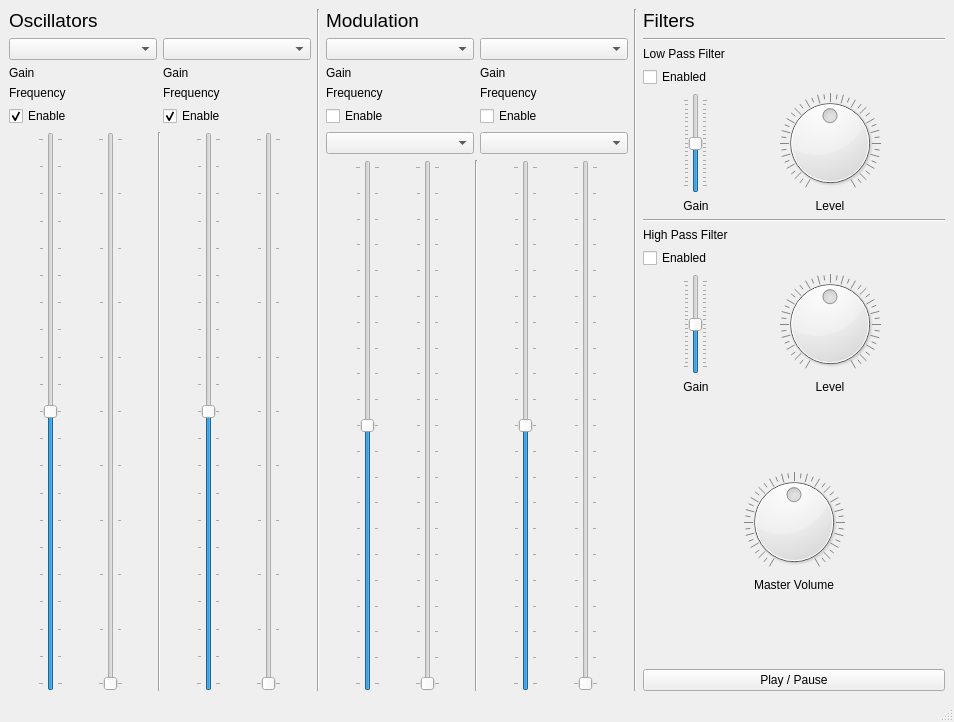
<?xml version="1.0" encoding="UTF-8"?>
<ui version="4.0">
    <class>MainWindow</class>
    <widget class="QMainWindow" name="MainWindow">
        <property name="windowModality">
            <enum>Qt::NonModal</enum>
        </property>
        <property name="geometry">
            <rect>
                <x>0</x>
                <y>0</y>
                <width>954</width>
                <height>722</height>
            </rect>
        </property>
        <property name="windowTitle">
            <string>MainWindow</string>
        </property>
        <property name="styleSheet">
            <string notr="true"/>
        </property>
        <property name="tabShape">
            <enum>QTabWidget::Rounded</enum>
        </property>
        <widget class="QWidget" name="centralwidget">
            <property name="styleSheet">
                <string notr="true"/>
            </property>
            <layout class="QGridLayout" name="gridLayout">
                <item row="0" column="3">
                    <layout class="QVBoxLayout" name="verticalLayout_2">
                        <item>
                            <widget class="QLabel" name="label_2">
                                <property name="sizePolicy">
                                    <sizepolicy hsizetype="Expanding" vsizetype="Preferred">
                                        <horstretch>0</horstretch>
                                        <verstretch>0</verstretch>
                                    </sizepolicy>
                                </property>
                                <property name="minimumSize">
                                    <size>
                                        <width>300</width>
                                        <height>0</height>
                                    </size>
                                </property>
                                <property name="text">
                                    <string>&lt;html&gt;&lt;head/&gt;&lt;body&gt;&lt;p&gt;&lt;span style=&quot; font-size:14pt;&quot;&gt;Modulation&lt;/span&gt;&lt;/p&gt;&lt;/body&gt;&lt;/html&gt;</string>
                                </property>
                            </widget>
                        </item>
                        <item>
                            <layout class="QGridLayout" name="gridLayout_3">
                                <item row="0" column="0">
                                    <widget class="QComboBox" name="mod1Type"/>
                                </item>
                                <item row="0" column="1">
                                    <widget class="QComboBox" name="mod2Type"/>
                                </item>
                                <item row="2" column="0">
                                    <widget class="QLabel" name="mod1FreqLabel">
                                        <property name="text">
                                            <string>Frequency</string>
                                        </property>
                                    </widget>
                                </item>
                                <item row="5" column="0">
                                    <widget class="QComboBox" name="mod1Mode"/>
                                </item>
                                <item row="1" column="0">
                                    <widget class="QLabel" name="mod1GainLabel">
                                        <property name="text">
                                            <string>Gain</string>
                                        </property>
                                    </widget>
                                </item>
                                <item row="1" column="1">
                                    <widget class="QLabel" name="mod2GainLabel">
                                        <property name="text">
                                            <string>Gain</string>
                                        </property>
                                    </widget>
                                </item>
                                <item row="2" column="1">
                                    <widget class="QLabel" name="mod2FreqLabel">
                                        <property name="text">
                                            <string>Frequency</string>
                                        </property>
                                    </widget>
                                </item>
                                <item row="5" column="1">
                                    <widget class="QComboBox" name="mod2Mode"/>
                                </item>
                                <item row="4" column="1">
                                    <widget class="QCheckBox" name="mod2Enable">
                                        <property name="text">
                                            <string>Enable</string>
                                        </property>
                                    </widget>
                                </item>
                                <item row="4" column="0">
                                    <widget class="QCheckBox" name="mod1Enable">
                                        <property name="text">
                                            <string>Enable</string>
                                        </property>
                                    </widget>
                                </item>
                            </layout>
                        </item>
                        <item>
                            <layout class="QHBoxLayout" name="horizontalLayout_7">
                                <item>
                                    <widget class="QSlider" name="mod1Gain">
                                        <property name="maximum">
                                            <number>200</number>
                                        </property>
                                        <property name="value">
                                            <number>100</number>
                                        </property>
                                        <property name="orientation">
                                            <enum>Qt::Vertical</enum>
                                        </property>
                                        <property name="tickPosition">
                                            <enum>QSlider::TicksBothSides</enum>
                                        </property>
                                        <property name="tickInterval">
                                            <number>10</number>
                                        </property>
                                    </widget>
                                </item>
                                <item>
                                    <widget class="QSlider" name="mod1Freq">
                                        <property name="maximum">
                                            <number>200</number>
                                        </property>
                                        <property name="orientation">
                                            <enum>Qt::Vertical</enum>
                                        </property>
                                        <property name="tickPosition">
                                            <enum>QSlider::TicksBothSides</enum>
                                        </property>
                                        <property name="tickInterval">
                                            <number>10</number>
                                        </property>
                                    </widget>
                                </item>
                                <item>
                                    <widget class="Line" name="line_2">
                                        <property name="orientation">
                                            <enum>Qt::Vertical</enum>
                                        </property>
                                    </widget>
                                </item>
                                <item>
                                    <widget class="QSlider" name="mod2Gain">
                                        <property name="maximum">
                                            <number>200</number>
                                        </property>
                                        <property name="value">
                                            <number>100</number>
                                        </property>
                                        <property name="orientation">
                                            <enum>Qt::Vertical</enum>
                                        </property>
                                        <property name="tickPosition">
                                            <enum>QSlider::TicksBothSides</enum>
                                        </property>
                                        <property name="tickInterval">
                                            <number>10</number>
                                        </property>
                                    </widget>
                                </item>
                                <item>
                                    <widget class="QSlider" name="mod2Freq">
                                        <property name="maximum">
                                            <number>200</number>
                                        </property>
                                        <property name="orientation">
                                            <enum>Qt::Vertical</enum>
                                        </property>
                                        <property name="tickPosition">
                                            <enum>QSlider::TicksBothSides</enum>
                                        </property>
                                        <property name="tickInterval">
                                            <number>10</number>
                                        </property>
                                    </widget>
                                </item>
                            </layout>
                        </item>
                    </layout>
                </item>
                <item row="0" column="2">
                    <widget class="Line" name="line_3">
                        <property name="orientation">
                            <enum>Qt::Vertical</enum>
                        </property>
                    </widget>
                </item>
                <item row="0" column="1">
                    <layout class="QVBoxLayout" name="verticalLayout">
                        <item>
                            <widget class="QLabel" name="label">
                                <property name="sizePolicy">
                                    <sizepolicy hsizetype="Expanding" vsizetype="Preferred">
                                        <horstretch>0</horstretch>
                                        <verstretch>0</verstretch>
                                    </sizepolicy>
                                </property>
                                <property name="minimumSize">
                                    <size>
                                        <width>300</width>
                                        <height>0</height>
                                    </size>
                                </property>
                                <property name="text">
                                    <string>&lt;html&gt;&lt;head/&gt;&lt;body&gt;&lt;p&gt;&lt;span style=&quot; font-size:14pt;&quot;&gt;Oscillators&lt;/span&gt;&lt;/p&gt;&lt;/body&gt;&lt;/html&gt;</string>
                                </property>
                            </widget>
                        </item>
                        <item>
                            <layout class="QGridLayout" name="gridLayout_2">
                                <item row="0" column="1">
                                    <widget class="QComboBox" name="osc2Type"/>
                                </item>
                                <item row="3" column="1">
                                    <widget class="QCheckBox" name="osc2Enable">
                                        <property name="text">
                                            <string>Enable</string>
                                        </property>
                                        <property name="checked">
                                            <bool>true</bool>
                                        </property>
                                    </widget>
                                </item>
                                <item row="2" column="1">
                                    <widget class="QLabel" name="osc2FreqLabel">
                                        <property name="text">
                                            <string>Frequency</string>
                                        </property>
                                    </widget>
                                </item>
                                <item row="1" column="1">
                                    <widget class="QLabel" name="osc2GainLabel">
                                        <property name="text">
                                            <string>Gain</string>
                                        </property>
                                    </widget>
                                </item>
                                <item row="3" column="0">
                                    <widget class="QCheckBox" name="osc1Enable">
                                        <property name="text">
                                            <string>Enable</string>
                                        </property>
                                        <property name="checked">
                                            <bool>true</bool>
                                        </property>
                                    </widget>
                                </item>
                                <item row="1" column="0">
                                    <widget class="QLabel" name="osc1GainLabel">
                                        <property name="text">
                                            <string>Gain</string>
                                        </property>
                                    </widget>
                                </item>
                                <item row="0" column="0">
                                    <widget class="QComboBox" name="osc1Type"/>
                                </item>
                                <item row="2" column="0">
                                    <widget class="QLabel" name="osc1FreqLabel">
                                        <property name="text">
                                            <string>Frequency</string>
                                        </property>
                                    </widget>
                                </item>
                            </layout>
                        </item>
                        <item>
                            <layout class="QHBoxLayout" name="horizontalLayout">
                                <property name="sizeConstraint">
                                    <enum>QLayout::SetDefaultConstraint</enum>
                                </property>
                                <item>
                                    <widget class="QSlider" name="osc1Gain">
                                        <property name="maximum">
                                            <number>200</number>
                                        </property>
                                        <property name="value">
                                            <number>100</number>
                                        </property>
                                        <property name="orientation">
                                            <enum>Qt::Vertical</enum>
                                        </property>
                                        <property name="tickPosition">
                                            <enum>QSlider::TicksBothSides</enum>
                                        </property>
                                        <property name="tickInterval">
                                            <number>10</number>
                                        </property>
                                    </widget>
                                </item>
                                <item>
                                    <widget class="QSlider" name="osc1Freq">
                                        <property name="maximum">
                                            <number>100</number>
                                        </property>
                                        <property name="singleStep">
                                            <number>1</number>
                                        </property>
                                        <property name="orientation">
                                            <enum>Qt::Vertical</enum>
                                        </property>
                                        <property name="tickPosition">
                                            <enum>QSlider::TicksBothSides</enum>
                                        </property>
                                        <property name="tickInterval">
                                            <number>10</number>
                                        </property>
                                    </widget>
                                </item>
                                <item>
                                    <widget class="Line" name="line">
                                        <property name="orientation">
                                            <enum>Qt::Vertical</enum>
                                        </property>
                                    </widget>
                                </item>
                                <item>
                                    <widget class="QSlider" name="osc2Gain">
                                        <property name="maximum">
                                            <number>200</number>
                                        </property>
                                        <property name="value">
                                            <number>100</number>
                                        </property>
                                        <property name="orientation">
                                            <enum>Qt::Vertical</enum>
                                        </property>
                                        <property name="tickPosition">
                                            <enum>QSlider::TicksBothSides</enum>
                                        </property>
                                        <property name="tickInterval">
                                            <number>10</number>
                                        </property>
                                    </widget>
                                </item>
                                <item>
                                    <widget class="QSlider" name="osc2Freq">
                                        <property name="maximum">
                                            <number>100</number>
                                        </property>
                                        <property name="singleStep">
                                            <number>1</number>
                                        </property>
                                        <property name="orientation">
                                            <enum>Qt::Vertical</enum>
                                        </property>
                                        <property name="tickPosition">
                                            <enum>QSlider::TicksBothSides</enum>
                                        </property>
                                        <property name="tickInterval">
                                            <number>10</number>
                                        </property>
                                    </widget>
                                </item>
                            </layout>
                        </item>
                    </layout>
                </item>
                <item row="0" column="5">
                    <layout class="QVBoxLayout" name="verticalLayout_3">
                        <item>
                            <widget class="QLabel" name="label_3">
                                <property name="sizePolicy">
                                    <sizepolicy hsizetype="Expanding" vsizetype="Preferred">
                                        <horstretch>0</horstretch>
                                        <verstretch>0</verstretch>
                                    </sizepolicy>
                                </property>
                                <property name="minimumSize">
                                    <size>
                                        <width>300</width>
                                        <height>0</height>
                                    </size>
                                </property>
                                <property name="text">
                                    <string>&lt;html&gt;&lt;head/&gt;&lt;body&gt;&lt;p&gt;&lt;span style=&quot; font-size:14pt;&quot;&gt;Filters&lt;/span&gt;&lt;/p&gt;&lt;/body&gt;&lt;/html&gt;</string>
                                </property>
                            </widget>
                        </item>
                        <item>
                            <widget class="Line" name="line_5">
                                <property name="orientation">
                                    <enum>Qt::Horizontal</enum>
                                </property>
                            </widget>
                        </item>
                        <item>
                            <widget class="QLabel" name="label_4">
                                <property name="text">
                                    <string>Low Pass Filter</string>
                                </property>
                            </widget>
                        </item>
                        <item>
                            <widget class="QCheckBox" name="lowPassFilterEnable">
                                <property name="text">
                                    <string>Enabled</string>
                                </property>
                            </widget>
                        </item>
                        <item>
                            <layout class="QGridLayout" name="gridLayout_5">
                                <item row="0" column="0">
                                    <widget class="QSlider" name="lowPassFilterGain">
                                        <property name="maximum">
                                            <number>200</number>
                                        </property>
                                        <property name="value">
                                            <number>100</number>
                                        </property>
                                        <property name="orientation">
                                            <enum>Qt::Vertical</enum>
                                        </property>
                                        <property name="tickPosition">
                                            <enum>QSlider::TicksBothSides</enum>
                                        </property>
                                        <property name="tickInterval">
                                            <number>10</number>
                                        </property>
                                    </widget>
                                </item>
                                <item row="0" column="1">
                                    <widget class="QDial" name="lowPassFilterFreq">
                                        <property name="sizePolicy">
                                            <sizepolicy hsizetype="Maximum" vsizetype="Preferred">
                                                <horstretch>0</horstretch>
                                                <verstretch>0</verstretch>
                                            </sizepolicy>
                                        </property>
                                        <property name="maximumSize">
                                            <size>
                                                <width>150</width>
                                                <height>16777215</height>
                                            </size>
                                        </property>
                                        <property name="maximum">
                                            <number>200</number>
                                        </property>
                                        <property name="value">
                                            <number>100</number>
                                        </property>
                                        <property name="notchTarget">
                                            <double>5.000000000000000</double>
                                        </property>
                                        <property name="notchesVisible">
                                            <bool>true</bool>
                                        </property>
                                    </widget>
                                </item>
                                <item row="1" column="0">
                                    <widget class="QLabel" name="label_8">
                                        <property name="text">
                                            <string>Gain</string>
                                        </property>
                                        <property name="alignment">
                                            <set>Qt::AlignCenter</set>
                                        </property>
                                    </widget>
                                </item>
                                <item row="1" column="1">
                                    <widget class="QLabel" name="label_9">
                                        <property name="text">
                                            <string>Level</string>
                                        </property>
                                        <property name="alignment">
                                            <set>Qt::AlignCenter</set>
                                        </property>
                                    </widget>
                                </item>
                            </layout>
                        </item>
                        <item>
                            <widget class="Line" name="line_4">
                                <property name="orientation">
                                    <enum>Qt::Horizontal</enum>
                                </property>
                            </widget>
                        </item>
                        <item>
                            <widget class="QLabel" name="label_5">
                                <property name="text">
                                    <string>High Pass Filter</string>
                                </property>
                            </widget>
                        </item>
                        <item>
                            <widget class="QCheckBox" name="highPassFilterEnable">
                                <property name="text">
                                    <string>Enabled</string>
                                </property>
                            </widget>
                        </item>
                        <item>
                            <layout class="QGridLayout" name="gridLayout_4">
                                <item row="1" column="0">
                                    <widget class="QLabel" name="label_6">
                                        <property name="text">
                                            <string>Gain</string>
                                        </property>
                                        <property name="alignment">
                                            <set>Qt::AlignCenter</set>
                                        </property>
                                    </widget>
                                </item>
                                <item row="0" column="1">
                                    <widget class="QDial" name="highPassFilterFreq">
                                        <property name="sizePolicy">
                                            <sizepolicy hsizetype="Maximum" vsizetype="Preferred">
                                                <horstretch>0</horstretch>
                                                <verstretch>0</verstretch>
                                            </sizepolicy>
                                        </property>
                                        <property name="maximumSize">
                                            <size>
                                                <width>150</width>
                                                <height>16777215</height>
                                            </size>
                                        </property>
                                        <property name="maximum">
                                            <number>200</number>
                                        </property>
                                        <property name="value">
                                            <number>100</number>
                                        </property>
                                        <property name="notchTarget">
                                            <double>5.000000000000000</double>
                                        </property>
                                        <property name="notchesVisible">
                                            <bool>true</bool>
                                        </property>
                                    </widget>
                                </item>
                                <item row="0" column="0">
                                    <widget class="QSlider" name="highPassFilterGain">
                                        <property name="maximum">
                                            <number>200</number>
                                        </property>
                                        <property name="value">
                                            <number>100</number>
                                        </property>
                                        <property name="orientation">
                                            <enum>Qt::Vertical</enum>
                                        </property>
                                        <property name="tickPosition">
                                            <enum>QSlider::TicksBothSides</enum>
                                        </property>
                                        <property name="tickInterval">
                                            <number>10</number>
                                        </property>
                                    </widget>
                                </item>
                                <item row="1" column="1">
                                    <widget class="QLabel" name="label_7">
                                        <property name="text">
                                            <string>Level</string>
                                        </property>
                                        <property name="alignment">
                                            <set>Qt::AlignCenter</set>
                                        </property>
                                    </widget>
                                </item>
                            </layout>
                        </item>
                        <item>
                            <spacer name="verticalSpacer">
                                <property name="orientation">
                                    <enum>Qt::Vertical</enum>
                                </property>
                                <property name="sizeHint" stdset="0">
                                    <size>
                                        <width>20</width>
                                        <height>40</height>
                                    </size>
                                </property>
                            </spacer>
                        </item>
                        <item>
                            <widget class="QDial" name="masterGain">
                                <property name="maximum">
                                    <number>200</number>
                                </property>
                                <property name="value">
                                    <number>100</number>
                                </property>
                                <property name="wrapping">
                                    <bool>false</bool>
                                </property>
                                <property name="notchTarget">
                                    <double>5.000000000000000</double>
                                </property>
                                <property name="notchesVisible">
                                    <bool>true</bool>
                                </property>
                            </widget>
                        </item>
                        <item>
                            <widget class="QLabel" name="masterGainLabel">
                                <property name="text">
                                    <string>Master Volume</string>
                                </property>
                                <property name="alignment">
                                    <set>Qt::AlignCenter</set>
                                </property>
                            </widget>
                        </item>
                        <item>
                            <spacer name="verticalSpacer_2">
                                <property name="orientation">
                                    <enum>Qt::Vertical</enum>
                                </property>
                                <property name="sizeHint" stdset="0">
                                    <size>
                                        <width>20</width>
                                        <height>40</height>
                                    </size>
                                </property>
                            </spacer>
                        </item>
                        <item>
                            <widget class="QPushButton" name="pushButton">
                                <property name="text">
                                    <string>Play / Pause</string>
                                </property>
                            </widget>
                        </item>
                    </layout>
                </item>
                <item row="0" column="4">
                    <widget class="Line" name="line_6">
                        <property name="orientation">
                            <enum>Qt::Vertical</enum>
                        </property>
                    </widget>
                </item>
            </layout>
        </widget>
        <widget class="QMenuBar" name="menubar">
            <property name="geometry">
                <rect>
                    <x>0</x>
                    <y>0</y>
                    <width>954</width>
                    <height>23</height>
                </rect>
            </property>
        </widget>
        <widget class="QStatusBar" name="statusbar"/>
    </widget>
    <resources/>
    <connections/>
</ui>
